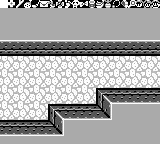

Rendered tile map (Tiled .tmx) drawn with the repository's tilesets; below, a short description and the full map source, tile grids included:
An orthogonal 20x18 tile map with 8x8 px tiles, 2 tile layers (bg, Tile Layer 1), 8 tilesets.

<map version="1.2" tiledversion="1.2.2" orientation="orthogonal" renderorder="right-down" width="20" height="18" tilewidth="8" tileheight="8" infinite="0" nextlayerid="3" nextobjectid="1">
 <tileset firstgid="1" source="items-2.tsx" />
 <tileset firstgid="65" source="dungeon-items.tsx" />
 <tileset firstgid="81" source="overworld-landscape.tsx" />
 <tileset firstgid="177" source="dungeons-2.tsx" />
 <tileset firstgid="433" source="walls-a.tsx" />
 <tileset firstgid="465" source="doors.tsx" />
 <tileset firstgid="529" source="floor-a.tsx" />
 <tileset firstgid="545" source="font.tsx" />
 <layer id="2" name="bg" width="20" height="18">
  <data encoding="csv">
157,50,51,52,53,54,55,56,57,58,49,80,78,79,42,157,157,157,157,157,
529,530,529,530,529,530,529,530,529,530,529,530,529,530,529,530,529,530,529,530,
531,532,531,532,531,532,531,532,531,532,531,532,531,532,531,532,531,532,531,532,
529,530,529,530,529,530,529,530,529,530,529,530,529,530,529,530,529,530,529,530,
531,532,531,532,531,532,531,532,531,532,531,532,531,532,531,532,531,532,531,532,
529,530,529,530,529,530,529,530,529,530,529,530,529,530,529,530,529,530,529,530,
531,532,531,532,531,532,531,532,531,532,531,532,531,532,531,532,531,532,531,532,
529,530,529,530,529,530,529,530,529,530,529,530,529,530,529,530,529,530,529,530,
531,532,531,532,531,532,531,532,531,532,531,532,531,532,531,532,531,532,531,532,
529,530,529,530,529,530,529,530,529,530,529,530,529,530,529,530,529,530,529,530,
531,532,531,532,531,532,531,532,531,532,531,532,531,532,531,532,531,532,531,532,
529,530,529,530,529,530,529,530,529,530,529,530,529,530,529,530,529,530,529,530,
531,532,531,532,531,532,531,532,531,532,531,532,531,532,531,532,531,532,531,532,
529,530,529,530,529,530,529,530,529,530,529,530,529,530,529,530,529,530,529,530,
531,532,531,532,531,532,531,532,531,532,531,532,531,532,531,532,531,532,531,532,
529,530,529,530,529,530,529,530,529,530,529,530,529,530,529,530,529,530,529,530,
531,532,531,532,531,532,531,532,531,532,531,532,531,532,531,532,531,532,531,532,
529,530,529,530,529,530,529,530,529,530,529,530,529,530,529,530,529,530,529,530
</data>
 </layer>
 <layer id="1" name="Tile Layer 1" width="20" height="18">
  <data encoding="csv">
176,679,692,693,695,680,681,682,683,685,689,690,691,694,697,698,699,686,687,688,
173,173,173,173,173,173,173,173,173,173,173,173,173,173,173,173,173,173,173,173,
173,173,173,173,173,173,173,173,173,173,173,173,173,173,173,173,173,173,173,173,
173,173,173,173,173,173,173,173,173,173,173,173,173,173,173,173,173,173,173,173,
173,173,173,173,173,173,173,173,173,173,173,173,173,173,173,173,173,173,173,173,
2684355003,2684355003,2684355003,2684355003,2684355003,2684355003,2684355003,2684355003,2684355003,2684355003,2684355003,2684355003,2684355003,2684355003,2684355003,2684355003,2684355003,2684355003,2684355003,2684355003,
457,457,457,457,457,457,457,457,457,457,457,457,457,457,457,457,457,457,457,457,
0,0,0,0,0,0,0,0,0,0,0,0,0,0,0,0,0,0,0,0,
0,0,0,0,0,0,0,0,0,0,0,0,0,0,0,0,0,0,0,0,
0,0,0,0,0,0,0,0,0,0,0,0,0,0,0,0,0,0,0,0,
0,0,0,0,0,0,0,0,0,0,0,0,0,0,0,0,0,0,0,0,
0,0,0,0,0,0,0,0,0,0,0,0,2684355014,3221225929,3221225929,3221225929,3221225929,3221225929,3221225929,3221225929,
0,0,0,0,0,0,0,0,0,0,0,0,2684355017,2684354998,1610613179,1610613179,1610613179,1610613179,1610613179,1610613179,
0,0,0,0,0,0,2684355014,3221225929,3221225929,3221225929,3221225929,3221225929,1610613187,3221225915,173,173,173,173,173,173,
0,0,0,0,0,0,2684355017,2684354998,1610613179,1610613179,1610613179,1610613179,1610613179,1610613171,173,173,173,173,173,173,
3221225929,3221225929,3221225929,3221225929,3221225929,3221225929,1610613187,3221225915,173,173,173,173,173,173,173,173,173,173,173,173,
1610613179,1610613179,1610613179,1610613179,1610613179,1610613179,1610613179,1610613171,173,173,173,173,173,173,173,173,173,173,173,173,
173,173,173,173,173,173,173,173,173,173,173,173,173,173,173,173,173,173,173,173
</data>
 </layer>
</map>
